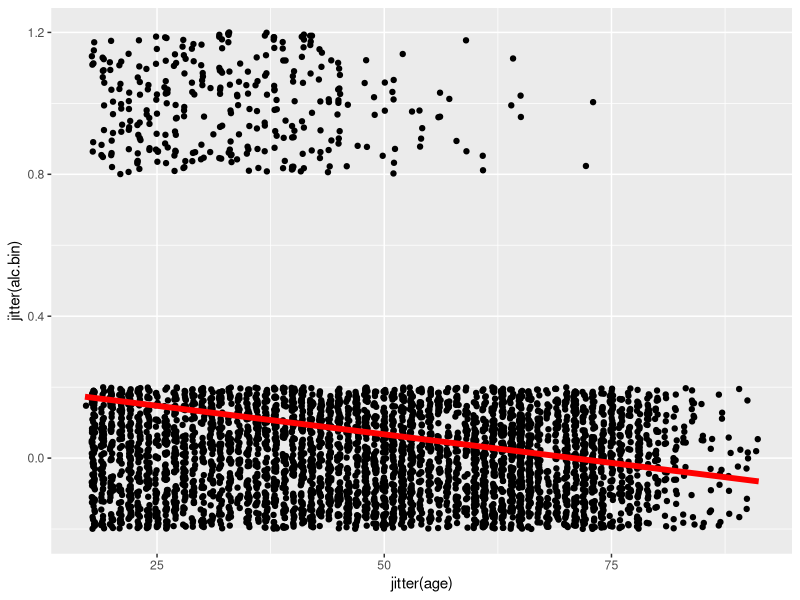
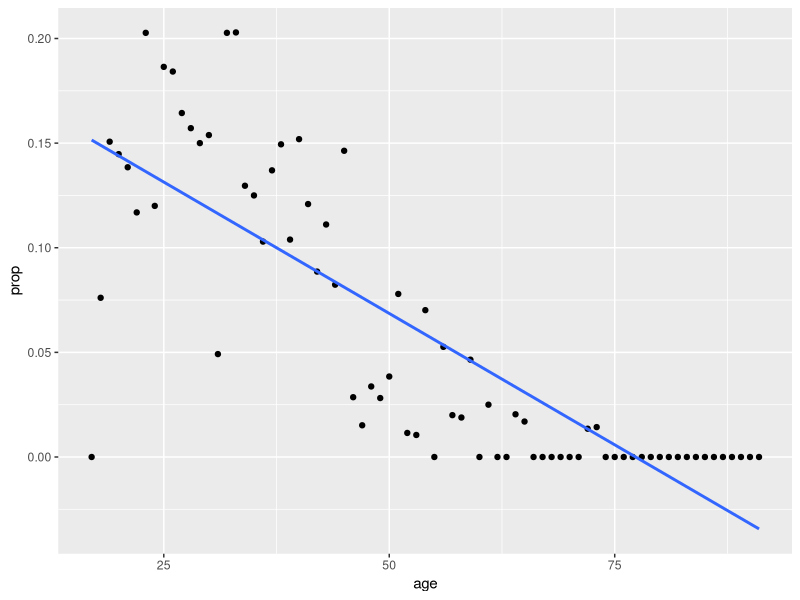
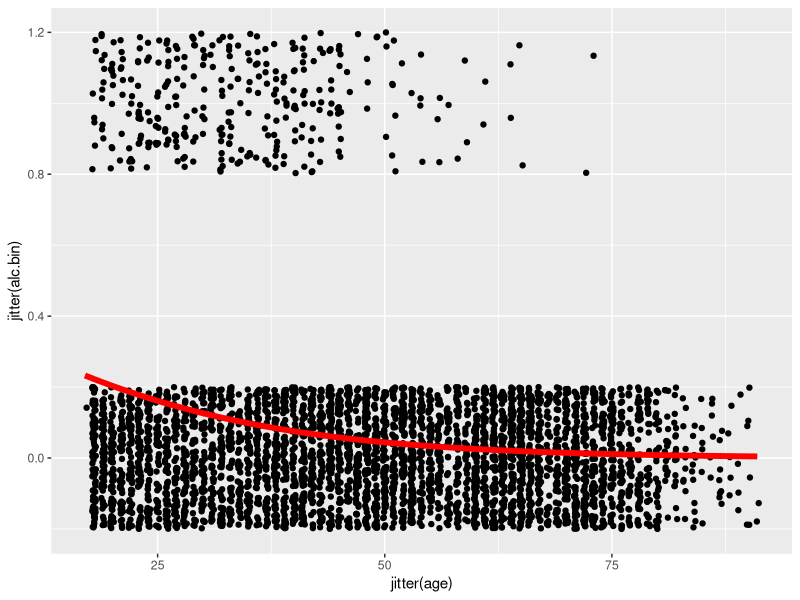

The R source for these figures, in order:
## ---- chunk 1
knitr::opts_chunk$set(echo = TRUE,fig.width=12, fig.height=6,fig.show = "hide")
library(tidyverse)
library(GGally)
library(boot)
options(tinytex.verbose = TRUE)
## ---- chunk 2
cher.dat<-read.table("cherdata.txt",header=T)
## ---- chunk 3
cher.dat %>% summarize(count=n())
## ---- chunk 4
sub.cher <- cher.dat %>% filter(alc.post !="before")
sub.cher %>% summarize(count=n())
## ---- chunk 5
x=c(62,257)
n=c(62+2853,257+1343)
prop.test(x,n,correct=FALSE)
## ---- chunk 6
sub.cher<-sub.cher %>% mutate(alc.bin=ifelse(alc.post=="yes",1,0))
sub.cher%>% ggplot(aes(x=jitter(age),y=jitter(alc.bin)))+geom_point()+
  stat_smooth(method="lm",se=FALSE,color="red",lwd=2)
## ---- chunk 7

grouped.cher=sub.cher %>% group_by(age)%>%summarize(prop=mean(alc.bin))

grouped.cher %>% ggplot(aes(x=age,y=prop))+geom_point()+
  stat_smooth(method="lm",se=FALSE)

## ---- chunk 8
cher.glm<-glm(alc.bin~age,data=sub.cher,family="binomial")
## ---- chunk 9
library(broom)
fitted.glm<-augment(cher.glm)
fitted.glm %>% ggplot(aes(x=jitter(age),y=jitter(alc.bin)))+geom_point()+
  geom_line(aes(x=age,y=inv.logit(.fitted)),lwd=2,color="red")
## ---- chunk 10
coef(cher.glm)
## ---- chunk 11
gender.glm<-glm(alc.bin~sex,data=sub.cher,family="binomial")
summary(gender.glm)
## ---- chunk 12
exp(1.89)
exp(2.46)
